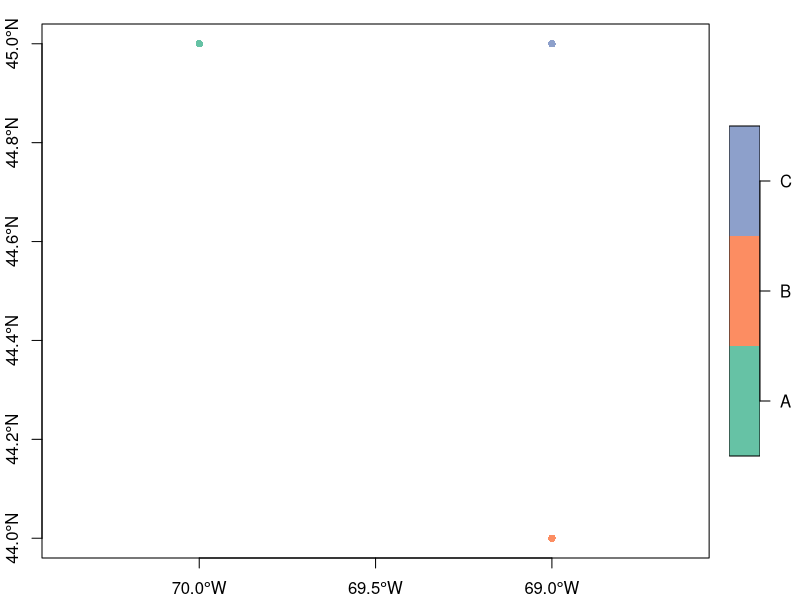
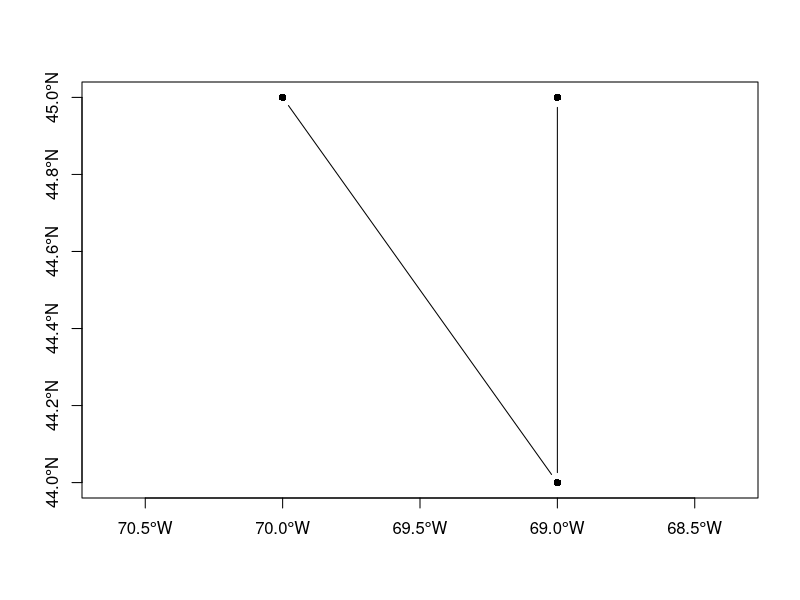
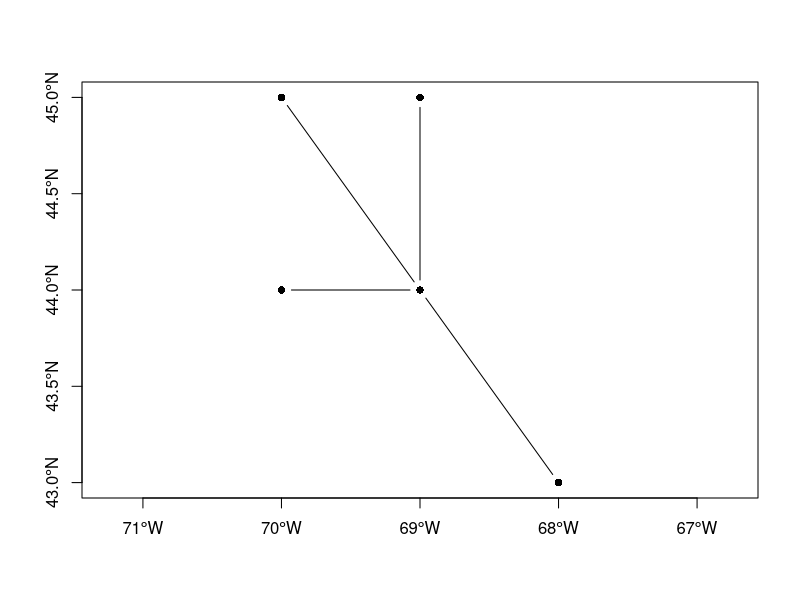
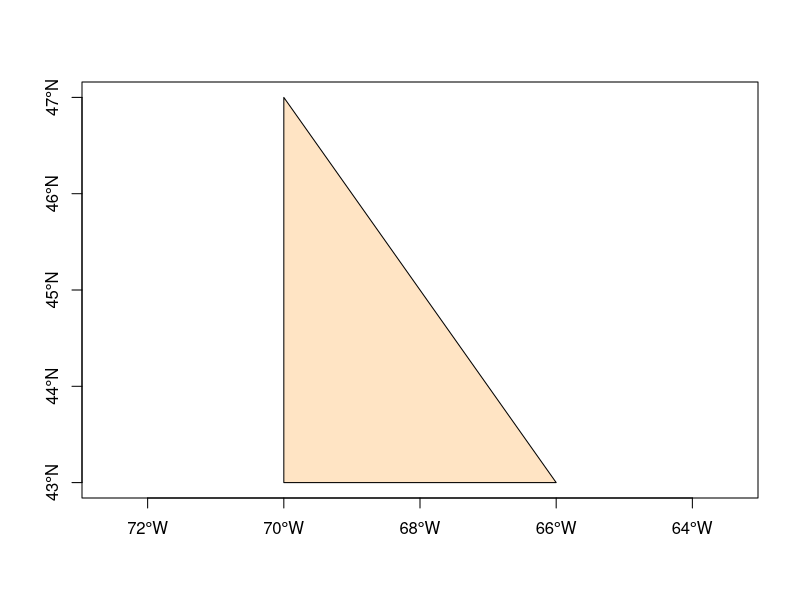
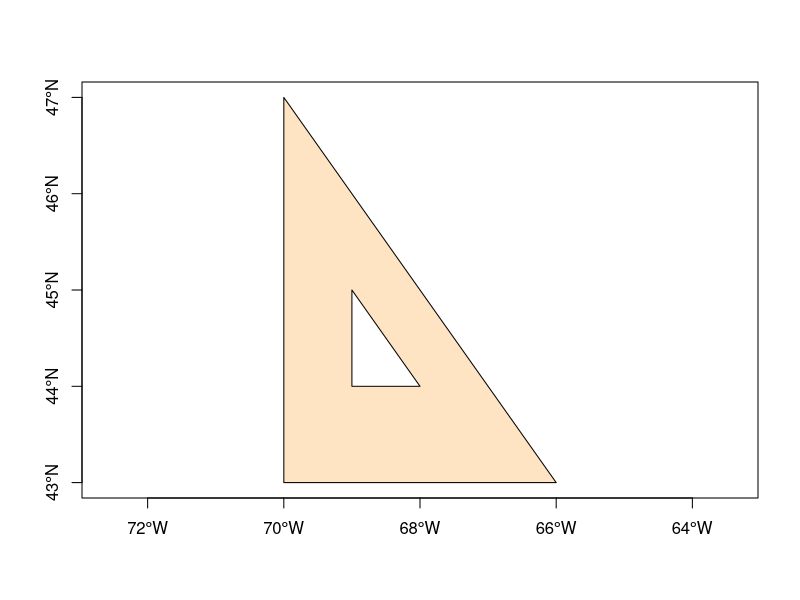
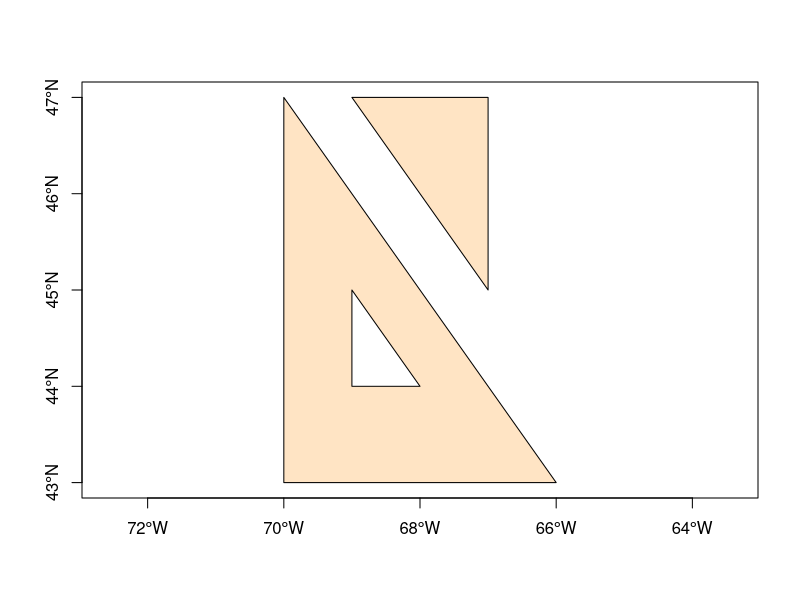
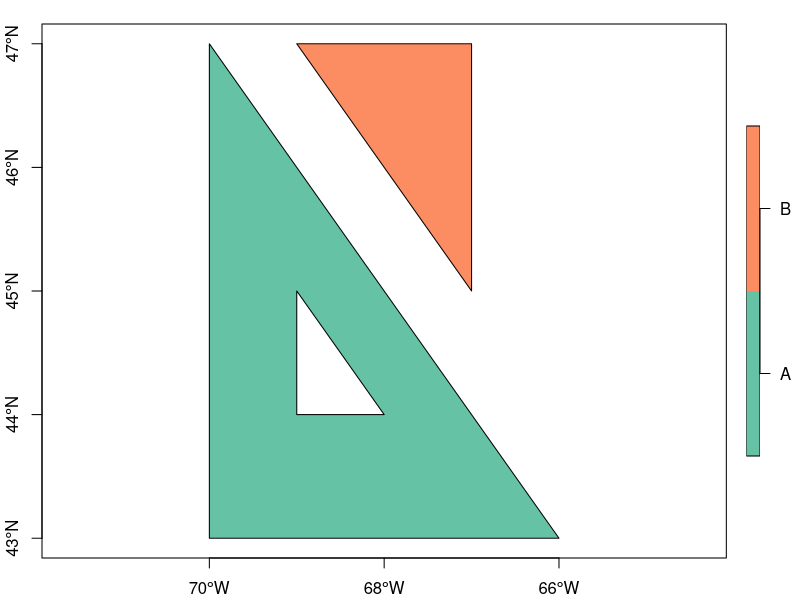
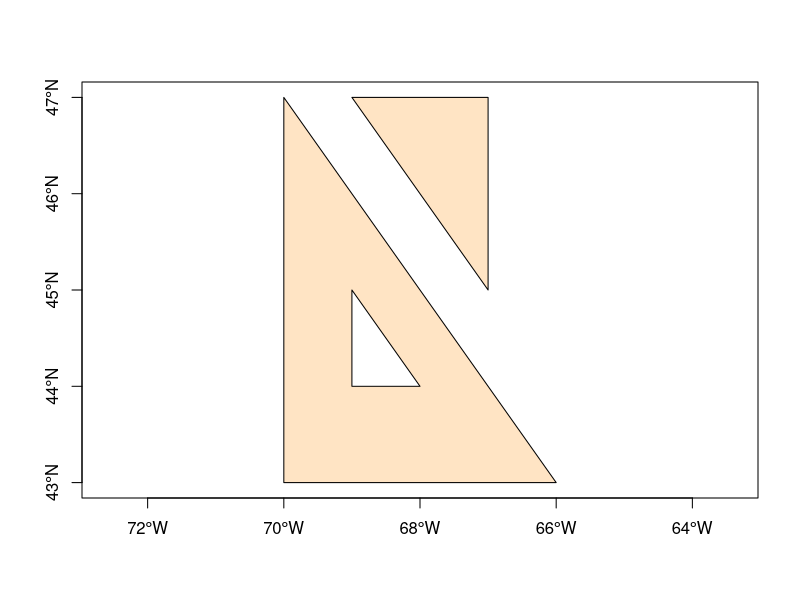

These charts were generated, in order, by the following R code:
# Description ----
# Learn basic anatomy of objects data
# https://mgimond.github.io/Spatial/anatomy-of-simple-feature-objects.html#extracting-geometry-from-an-sf-object 


# Point sf objects ----
## Step 1: Create the point geometry ----
library(sf)
p1.sfg <- st_point(c(-70, 45)) 
p2.sfg <- st_point(c(-69, 44)) 
p3.sfg <- st_point(c(-69, 45)) 
class(p1.sfg)

## Step 2: Create a column of simple feature geometries ----
p.sfc <- st_sfc( list(p1.sfg, p2.sfg, p3.sfg), crs = 4326 )
class(p.sfc)
p.sfc
p.sfc[[1]]

## Step 3: Create the simple feature object ----
# Combine the point geometries into a single object.
p.sf <- st_sf(p.sfc)
p.sf
attributes(p.sf)
names(p.sf) <- "coords"       #rename column 
st_geometry(p.sf) <- "coords" #also re-define geometry column
p.sf
typeof(p.sf$coords) 

p.sf$val1 <- c("A", "B", "C") #add attributes to sf object
p.sf
plot(p.sf, pch = 16, axes = TRUE, main = NULL)

df <- data.frame(col1 = c("A", "B","C")) #add geometry column to existing non-spatial dataframe
st_geometry(df) <- p.sfc
df


# Polyline sf Objects ----
l <- rbind( c(-70, 45), c(-69,44), c(-69,45))   #line
l.sfg <- st_linestring(l)                       #polyline
l.sfc <- st_sfc(list(l.sfg), crs = 4326)        #create the simple feature column
l.sf <- st_sf(l.sfc)                            #create simple object
l.sf
plot(l.sf, type = "b", pch = 16, main = NULL, axes = TRUE)

## Create branches polylines ----
l1 <- rbind( c(-70, 45), c(-69, 44), c(-69, 45) )
l2 <- rbind( c(-69, 44), c(-70, 44) )
l3 <- rbind( c(-69, 44), c(-68, 43) )
l.sfg <- st_multilinestring(list(l1, l2, l3))   #linestring -> mutilinestring
l.sfc <- st_sfc(list(l.sfg), crs = 4326)
l.sf <- st_sf(l.sfc)
plot(l.sf, type = "b", pch = 16, axes = TRUE)


# Polygon sf object ----
# Closed polylines -> polygon 
# 2 Types of polygon: POLYGON, MULTIPOLYGON

## POLYGON ----
poly1.crd <- rbind( c(-66, 43), c(-70, 47), c(-70,43),  c(-66, 43) )
poly1.geom <- st_polygon( list(poly1.crd ) )
poly1.geom  #polyhon geometry
poly.sfc <- st_sfc( list(poly1.geom), crs=4326)
poly.sfc    #simple feature column
poly.sf <- st_sf(poly.sfc)
poly.sf     #sf object
names(poly.sf) <- "coords"
st_geometry(poly.sf) <- "coords"
poly.sf
plot(poly.sf, col = "bisque", axes = TRUE)

## POLYGON with a hole ----
poly1.outer.crd <- rbind( c(-66,43), c(-70,47), c(-70,43), c(-66,43))  # Outer ring
poly1.inner.crd  <- rbind( c(-68,44), c(-69,44), c(-69,45), c(-68,44)) # Inner ring
poly1.geom <- st_polygon( list(poly1.outer.crd, poly1.inner.crd))      # polygon geometry
poly.sfc <- st_sfc( list(poly1.geom), crs = 4326 )                     # simple feature column
poly.sf <- st_sf(poly.sfc)                                             # sf object
names(poly.sf) <- "coords"
st_geometry(poly.sf) <- "coords"
poly.sf
plot(poly.sf, col = "bisque", axes = TRUE)

## Combine polygons ----
poly2.crd <- rbind( c(-67, 45),c(-67, 47), c(-69,47), c(-67, 45) ) 
poly2.geom <- st_polygon( list(poly2.crd))
poly.sfc <- st_sfc( list(poly1.geom , poly2.geom), crs = 4326 )
poly.sf <- st_sf(poly.sfc)
names(poly.sf) <- "coords"
st_geometry(poly.sf) <- "coords"
poly.sf
plot(poly.sf, col = "bisque", axes = TRUE)

## Adding attributes ----
poly.sf$id <- c("A", "B")
poly.sf
plot(poly.sf["id"],  axes = TRUE, main = NULL)

## MULTIPOLYGON ----
mpoly1.sfg  <- st_multipolygon( list(
  list( poly1.outer.crd,  # Outer loop
        poly1.inner.crd), # Inner loop
  list( poly2.crd)) )     # Separate polygon
mpoly.sfc <- st_sfc( list(mpoly1.sfg), crs = 4326)
mpoly.sf <- st_sf(mpoly.sfc)
mpoly.sf
plot(mpoly.sf, col = "bisque", axes = TRUE)

## Mixing singlepart and multipart elements ----
poly3.coords <- rbind( c(-66, 44), c(-64, 44), c(-66,47), c(-66, 44) )
poly4.coords <- rbind( c(-67, 43), c(-64, 46), c(-66.5,46), c(-67, 43) ) 
mpoly1.sfg  <- st_multipolygon( list(
  list( poly1.outer.crd,  # Outer loop
        poly1.inner.crd), # Inner loop
  list( poly2.crd)) )     # Separate poly
mpoly2.sfg  <- st_multipolygon( list(
  list(poly3.coords)))    # Unique polygon
mpoly3.sfg  <- st_multipolygon( list(
  list(poly4.coords)) )   # Unique polygon
mpoly.sfc <- st_sfc( list(mpoly1.sfg, mpoly2.sfg, mpoly3.sfg), crs = 4326)
mpoly.sf <- st_sf(mpoly.sfc)
mpoly.sf$ids <- c("A", "B", "C")
plot(mpoly.sf["ids"], axes = TRUE, main = NULL,
     pal = sf.colors(alpha = 0.5, categorical = TRUE))


# Extract geometry from sf object ----
st_geometry(mpoly.sf)
st_geometry(mpoly.sf)[[1]]
st_geometry(mpoly.sf)[[1]][]
